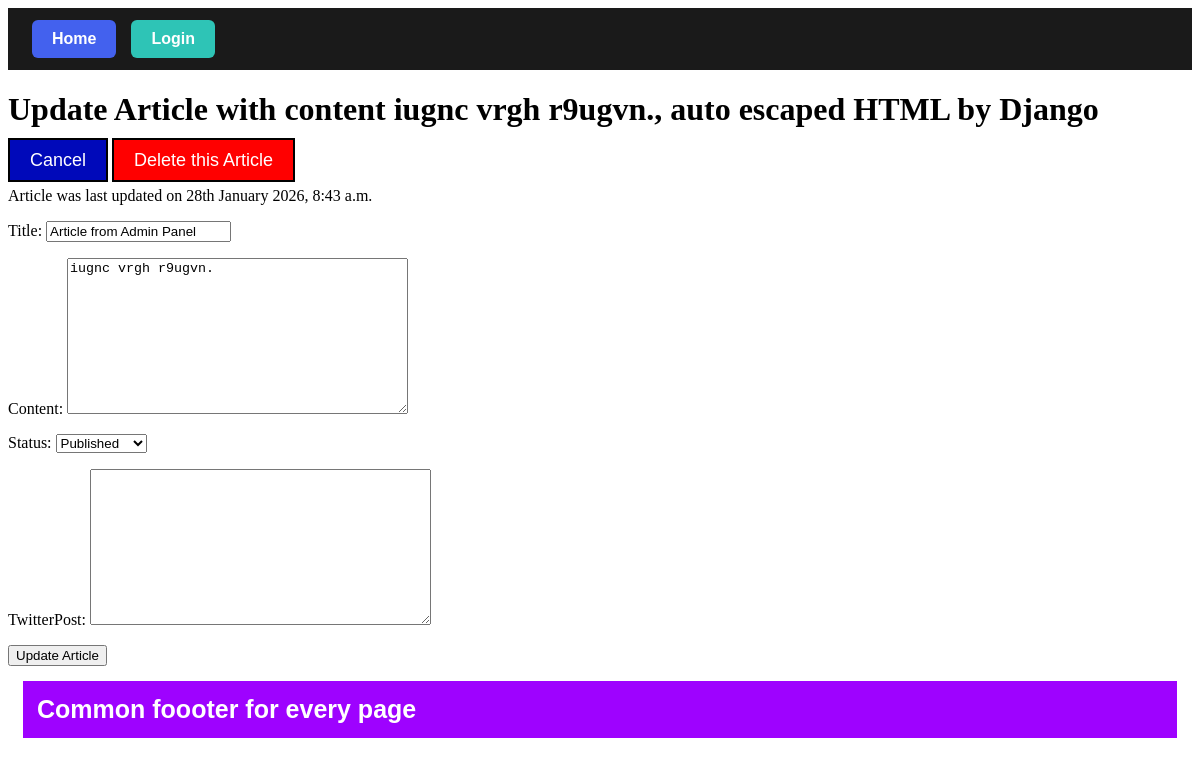
The page /articles/9/update/ on the database its author committed.
### app/models.py (models this page shows, shortened)
class Article(models.Model):
    title = models.CharField(max_length=100)
    content = models.TextField(blank=True, default="")
    wordCount = models.IntegerField(blank=True, default="")
    twitterPost = models.TextField(blank=True, default="")
    status = models.CharField(
        max_length=20,
        choices=ARTICLE_STATUS,
        default='draft',
    )
    createdAt = models.DateTimeField(auto_now_add=True)
    updatedAt = models.DateTimeField(auto_now=True)
    creator = models.ForeignKey(
        settings.AUTH_USER_MODEL,related_name='articles', on_delete=models.CASCADE) # Creates a creator_ID field in the Articles table

### app/views.py (the view)
# urls.py: path("<int:pk>/update/", ArticleUpdateView.as_view(), name="updateArticle"),
class ArticleUpdateView(UpdateView):
    template_name = 'app/update_article.html'
    model = Article
    fields = ["title", "content", "status", "twitterPost"]
    success_url = reverse_lazy('home')
    context_object_name = "article" # this contains the row to be updated

### templates/app/update_article.html
{% extends 'app/base.html' %} {% block content %}
<h1>
  Update Article with content {{ article.content }}, auto escaped HTML by Django
</h1>
<a
  href=" {% url 'home' %} "
  style="
    border: 2px solid black;
    text-decoration: none;
    font-size: 18px;
    font-family: sans-serif;
    padding: 10px 20px;
    background-color: rgb(0, 9, 186);
    color: white;
  "
  >Cancel</a
>
<a
  href=" {% url 'deleteArticle' pk=article.id %} "
  style="
    border: 2px solid black;
    text-decoration: none;
    font-size: 18px;
    font-family: sans-serif;
    padding: 10px 20px;
    background-color: red;
    color: white;
  "
  >Delete this Article</a
>
<p>Article was last updated on {{ article.updatedAt | date:"jS F Y, P"}}</p>
<form action="" method="POST">
  {% csrf_token %} {{ form.as_p }}
  <button type="submit">Update Article</button>
</form>
{% endblock content %}

### rows shown on the page
Article: content "iugnc vrgh r9ugvn.", updatedAt "28th January 2026, 8:43 a.m.", title "Article from Admin Panel", status "Published"
